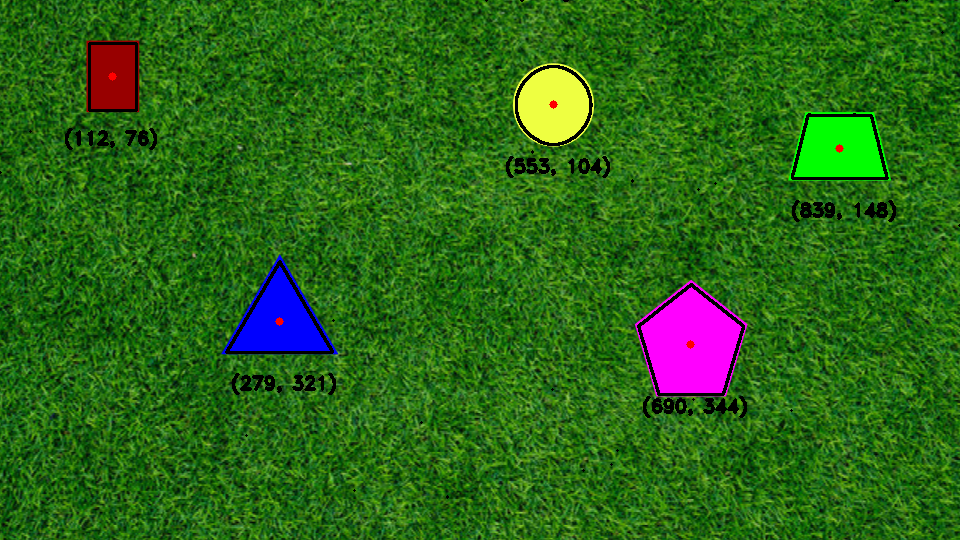
#> input picture Part1/part1.png, 960 x 540 px
$ python -i trace.py   (imports and definitions only)
#> lines starting #> are read from the running program, lines starting #| are printed output that depends on the picture; after the words box and inside, x2 and y2 are one past the last pixel; in counts of white or black regions, pixels touching at a corner belong together
import cv2
import numpy as np

def trace(img_path):

    # reads the image
#> called with img_path = 'part1.png'
    img = cv2.imread(img_path)
#> img is the input picture: shape (540, 960, 3); mean B, G, R 23.1, 102.8, 42.6

    # Canny edge detection
    edges = cv2.Canny(img, 0, 0)
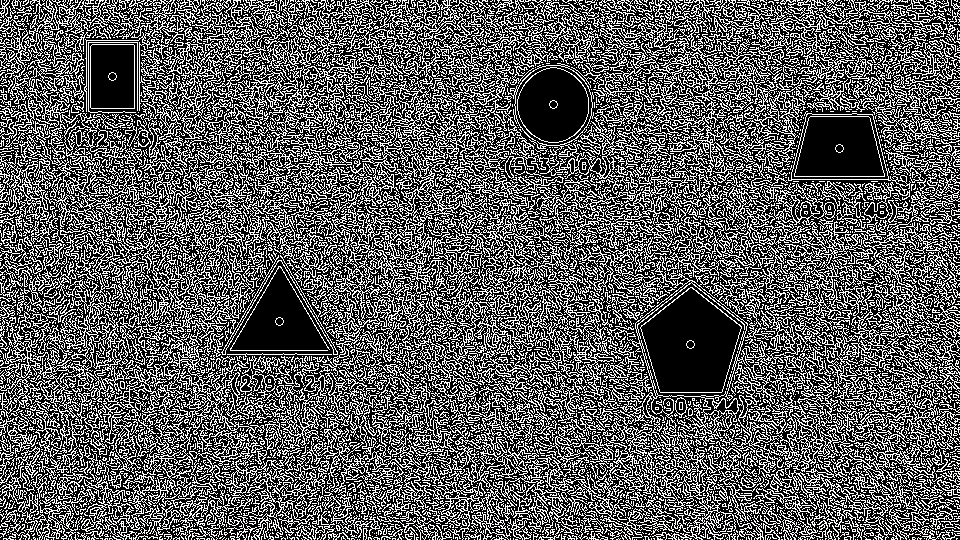
#> edges: shape (540, 960); 36.2% white in thin lines or dots

    # due to the "grainy" nature of the grass, many of the dark spots are incorrectly detected as edges.
    # we can get around this by dilating the Canny output, as this will "close" the small false edges
    # without destroying the big shape edges that we are seeking to isolate.
    kernel = cv2.getStructuringElement(cv2.MORPH_RECT, (5,4))
    edges = cv2.morphologyEx(edges, cv2.MORPH_DILATE, kernel)
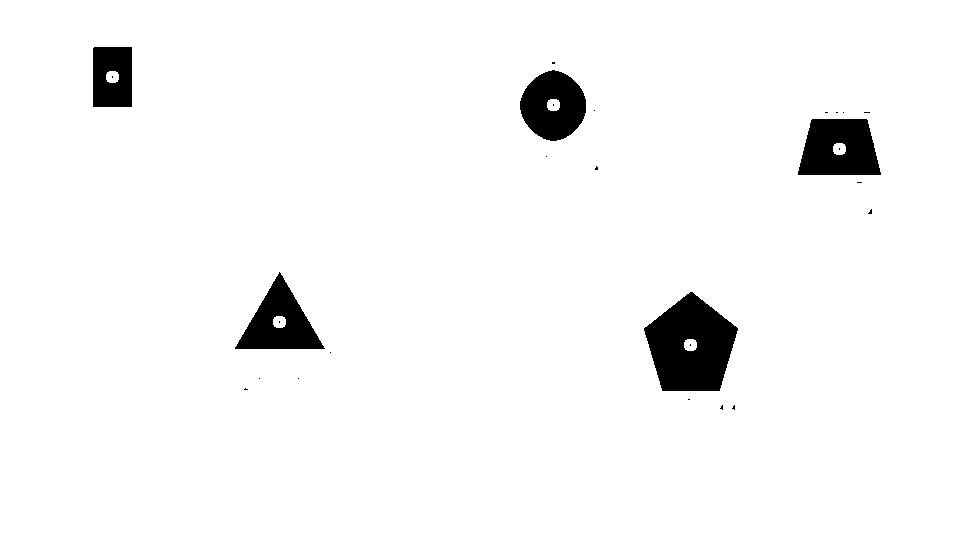
#> edges: shape (540, 960); 96.3% white; 27 black regions (22 under 20 px), largest, box (x1, y1, x2, y2) and area: (644, 292, 738, 391) 6348, (798, 119, 881, 175) 3769, (235, 272, 325, 349) 3359, (520, 70, 586, 141) 3350, (93, 47, 132, 107) 2203

    # since we heavily dilated our edges, we now have a white image with negatives of the shapes.
    # we want the opposite of this, so we simply invert our image.
    edges = cv2.bitwise_not(edges)
#> edges: shape (540, 960); 3.7% white; 27 white regions (22 under 20 px)

    # finds the contours
    contours, _ = cv2.findContours(edges, cv2.RETR_EXTERNAL, cv2.CHAIN_APPROX_SIMPLE)
#> contours = 22 contours, 17 with area under 20; largest, box (x1, y1, x2, y2) and area: (644, 292, 738, 391) 6346, (798, 119, 881, 175) 3781, (520, 70, 586, 141) 3394, (235, 272, 325, 349) 3374, (93, 47, 132, 107) 2242

    # makes a copy of the original image so we can trace the shapes on it
    overlay = img.copy()

    for contour in contours:
        # draws the contour
        cv2.drawContours(overlay, [contour], -1, (0, 0, 0), 2)

        # calculates and marks the center
        moments = cv2.moments(contour)
        if moments['m00'] != 0:
            # recall from physics that the centroid of a shape (x, y) is given by (moment about x / Area, moment about y / Area)
            cX = int(moments['m10'] / moments['m00'])
            cY = int(moments['m01'] / moments['m00'])
            cv2.circle(overlay, (cX, cY), 4, (0, 0, 255), -1)  # places red dot on the center
            cv2.putText(overlay, f'({cX}, {cY})', (cX - 48, cY + 68), cv2.FONT_HERSHEY_DUPLEX, 0.6, (0, 0, 0), 2) # writes the coordinates of the center
#> this loop made 22 passes
#> (contour, cX, cY) on passes 4, 21: ([[245, 388], [244, 389], [247, 389], [246, 389]], 245, 388), ([[552, 62], [552, 63], [554, 63], [554, 62]], 553, 62)
#> (cX, cY) on passes 1, 2, 8, 9, 10, 12: (733, 407), (721, 407), (690, 345), (279, 322), (870, 211), (596, 167)
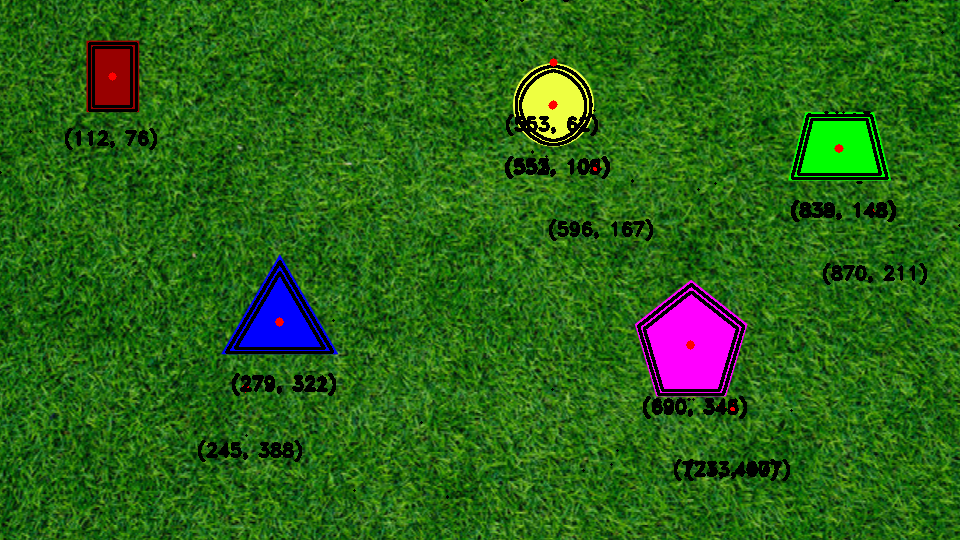
#> overlay: shape (540, 960, 3); 1.82% of pixels changed, all inside (x1, y1, x2, y2) = (92, 46, 927, 481)

    return overlay

>>> result = trace('part1.png')
